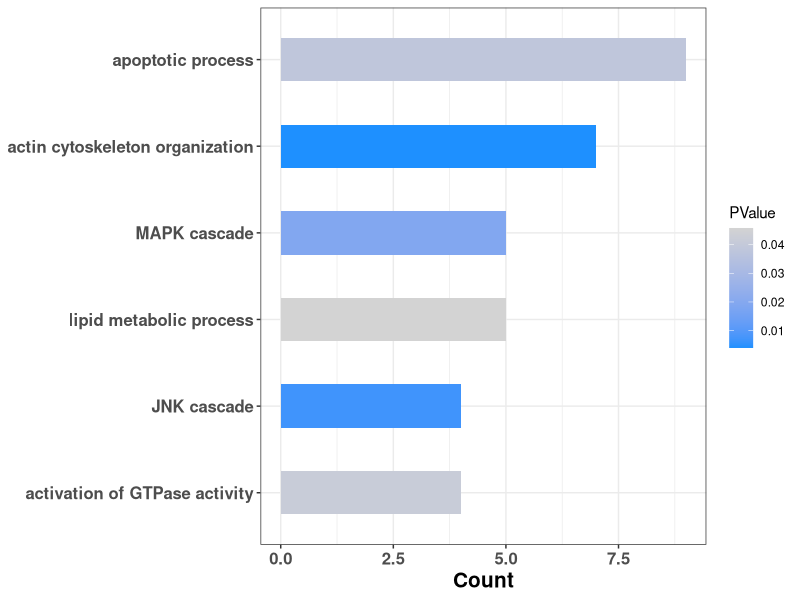

The R script that drew this image:
library(ggplot2)

df = read.table("./BP_HPV_neg_chr17p_del_barplot.txt", header=T, sep="\t")
ggplot(df, aes(x=Count, y=reorder(Term, Count), fill=PValue))+
geom_bar(stat="identity", width=0.5)+
scale_fill_gradient(low="dodgerblue", high="lightgrey")+
theme_bw()+
theme(axis.text.x=element_text(face="bold", size=12), axis.text.y=element_text(face="bold", size=12), axis.title.x=element_text(face="bold", size=15), axis.title.y=element_blank())





